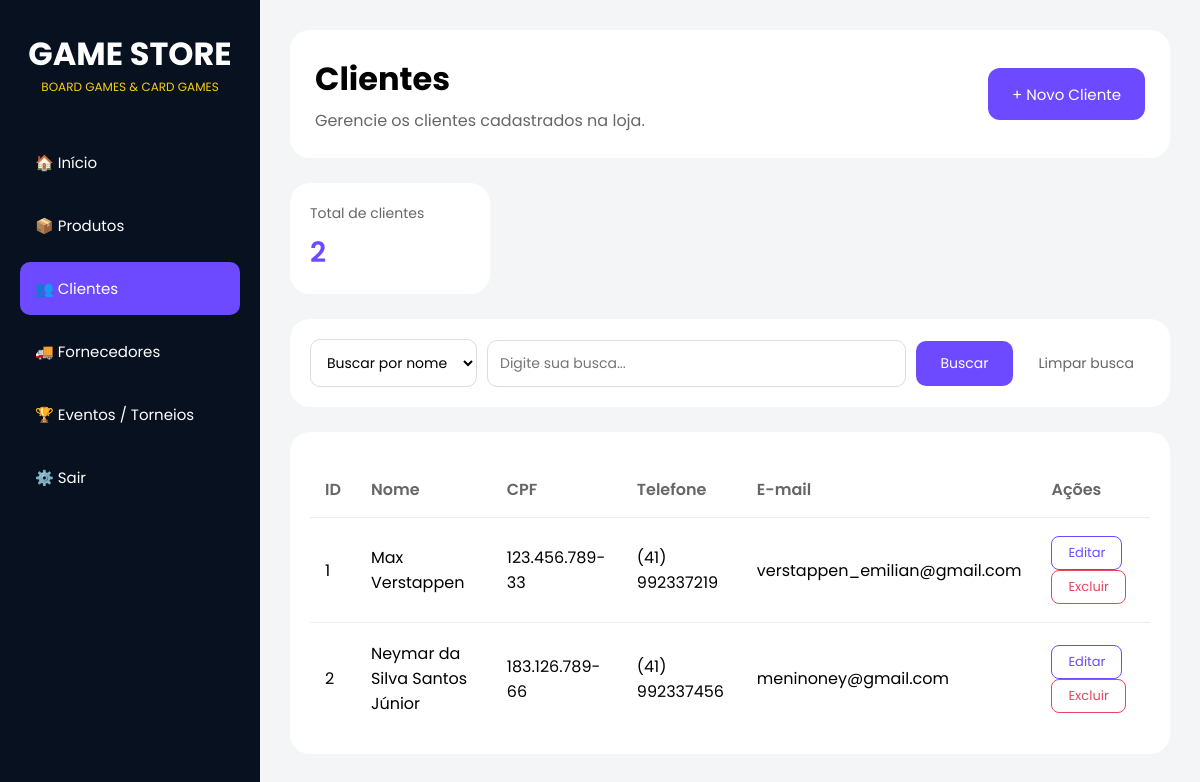
Before: /clientes with the older database file.
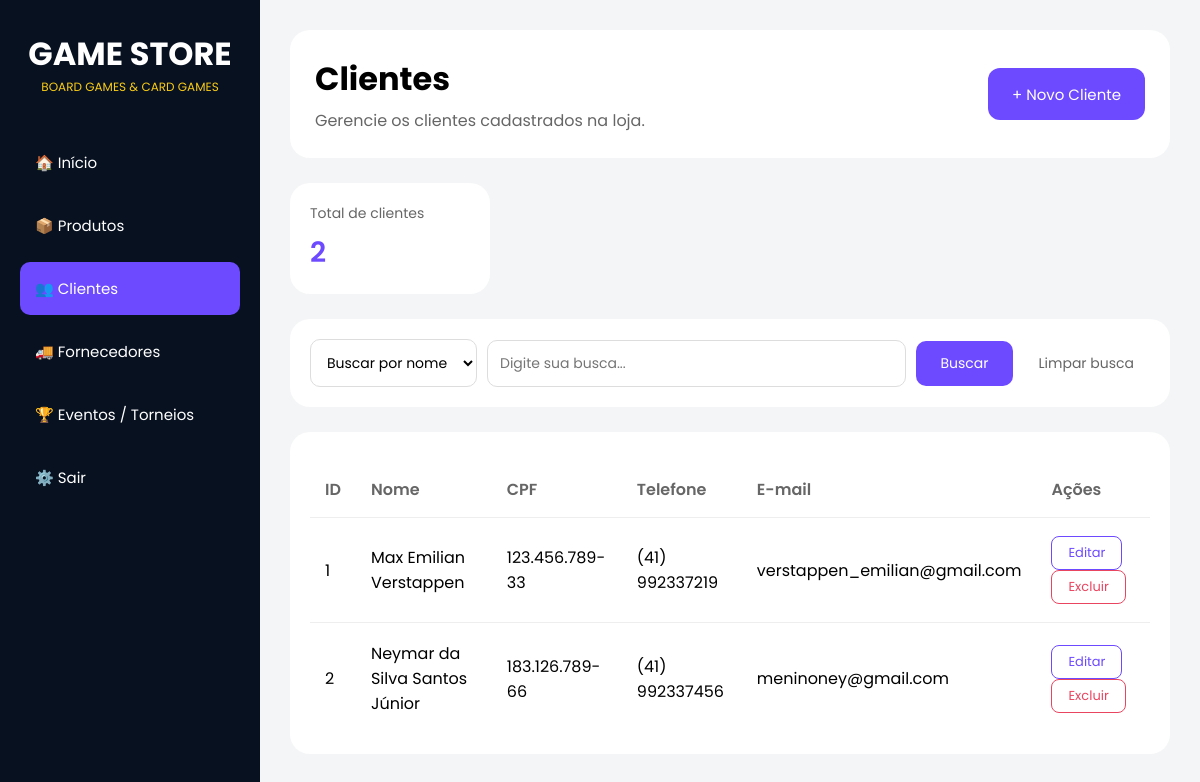
After: the same page with the newer database file.
### tables this page shows
CREATE TABLE clientes(
            id INTEGER NOT NULL PRIMARY KEY AUTOINCREMENT,
            nome TEXT NOT NULL, 
            cpf TEXT NOT NULL UNIQUE,
            telefone TEXT NOT NULL,
            email TEXT NOT NULL UNIQUE
        );

### routes.py (the view)
@app.route("/clientes")
def clientes():
    criar_tabela_clientes()
    lista = listar_clientes()
    return render_template(
        "clientes.html",
        clientes = lista,
        total_clientes = len(lista),
        modo="criar"
    )

### database.py (called while the page is built)
def conectar():
    return sqlite3.connect(CAMINHO_BANCO)

### modules/clientes.py (called while the page is built)
def criar_tabela_clientes():
    conexao = conectar()
    cursor = conexao.cursor()
    cursor.execute("""
        CREATE TABLE IF NOT EXISTS clientes(
            id INTEGER NOT NULL PRIMARY KEY AUTOINCREMENT,
            nome TEXT NOT NULL,
            cpf TEXT NOT NULL UNIQUE,
            telefone TEXT NOT NULL,
            email TEXT NOT NULL UNIQUE
        )""")
    conexao.commit() #salvar as alteracoes
    conexao.close()

def listar_clientes():
    conexao = conectar()
    cursor = conexao.cursor()
    cursor.execute("""SELECT * FROM clientes""")
    resultado = cursor.fetchall()
    conexao.close()
    return resultado

### templates/clientes.html (shortened to what this page needs)
<!DOCTYPE html>
<html lang="pt-BR">
<head>
  <link rel="stylesheet" href="{{ url_for('static', filename='clientes.css') }}" />
</head>
<body>
  <div class="sidebar">
    <div class="logo">
      <h1>GAME STORE</h1>
      <p>BOARD GAMES & CARD GAMES</p>
    </div>
    <div class="menu">
      <a href="/">🏠 Início</a>
      <a href="/produtos">📦 Produtos</a>
      <a href="/clientes" class="active">👥 Clientes</a>
      <a href="/fornecedores">🚚 Fornecedores</a>
      <a href="/eventos">🏆 Eventos / Torneios</a>
      <a href="#">⚙️ Sair</a>
    </div>
  </div>
  <div class="main">
    <div class="topo">
      <div class="titulo-subt">
        <h1>Clientes</h1>
        <p>Gerencie os clientes cadastrados na loja.</p>
      </div>
      <button class="btn-novo" onclick="mostrarFormulario()">+ Novo Cliente</button>
    </div>
    <div class="card-resumo">
      <div class="resumo-item">
        <span class="resumo-label">Total de clientes</span>
        <strong class="resumo-valor">{{ total_clientes }}</strong>
      </div>
    </div>
    <div class="card-busca">
        <form action="/clientes/buscar" method="POST">
            <select name="tipo_busca">
                <option value="nome">Buscar por nome</option>
            </select>
            <input type="text" name="termo" placeholder="Digite sua busca..." required />
            <button type="submit" class="btn-buscar">Buscar</button>
            <a href="/clientes" class="btn-limpar">Limpar busca</a>
        </form>
    </div>
    <div class="card-tabela">
      <table>
        <thead>
          <tr>
            <th>ID</th>
            <th>Nome</th>
            <th>CPF</th>
            <th>Telefone</th>
            <th>E-mail</th>
            <th>Ações</th>
          </tr>
        </thead>
        <tbody>
          {% for cliente in clientes %}
          <tr>
            <td>{{ cliente[0] }}</td>
            <td>{{ cliente[1] }}</td>
            <td>{{ cliente[2] }}</td>
            <td>{{ cliente[3] }}</td>
            <td>{{ cliente[4] }}</td>
            <td>
              <form action="/clientes/editar/{{ cliente[0] }}" method="GET" style="display:inline;">
                <button type="submit" class="btn-editar">Editar</button>
              </form>
              <form action="/clientes/excluir/{{ cliente[0] }}" method="POST" style="display:inline;">
                <button type="submit" class="btn-excluir">Excluir</button>
              </form>
            </td>
          </tr>
          {% endfor %}
        </tbody>
      </table>
    </div>
  </div>
</body>
</html>

### static/clientes.css (style rules this page uses)
* { margin: 0; padding: 0; box-sizing: border-box; font-family: "Poppins", sans-serif; }
body { background: #f4f5f7; display: flex; }
.sidebar { width: 260px; height: 100vh; background: #081120; color: white; padding: 30px 20px; position: fixed; }
.logo { text-align: center; margin-bottom: 40px; }
.logo h1 { font-size: 32px; }
.logo p { color: #facc15; font-size: 12px; }
.menu { display: flex; flex-direction: column; gap: 10px; }
.menu a { text-decoration: none; color: white; padding: 15px; border-radius: 10px; transition: 0.3s; font-size: 15px; }
.menu a.active { background: #6d4aff; }
.main { margin-left: 260px; width: calc(100% - 260px); padding: 30px; }
.topo { display: flex; align-items: center; gap: 20px; background: white; padding: 25px; border-radius: 20px; margin-bottom: 25px; }
.titulo-subt { flex: 1; }
.titulo-subt h1 { margin-bottom: 5px; }
.titulo-subt p { color: #666; }
.btn-novo { height: 52px; padding: 0 24px; border: none; border-radius: 12px; font-size: 15px; cursor: pointer; transition: 0.3s; background: #6d4aff; color: white; }
.card-resumo { display: flex; gap: 16px; margin-bottom: 25px; }
.resumo-item { background: white; border-radius: 20px; padding: 20px; min-width: 200px; }
.resumo-label { font-size: 14px; color: #666; display: block; margin-bottom: 8px; }
.resumo-valor { font-size: 28px; color: #6d4aff; font-weight: 600; }
.card-tabela { background: white; border-radius: 20px; padding: 20px; }
table { width: 100%; border-collapse: collapse; margin-top: 10px; }
th { text-align: left; color: #666; font-weight: 600; padding: 15px; }
td { padding: 18px 15px; border-top: 1px solid #eee; }
.btn-editar { background: none; border: 1px solid #6d4aff; color: #6d4aff; padding: 6px 16px; border-radius: 8px; font-size: 13px; cursor: pointer; font-family: "Poppins", sans-serif; transition: 0.3s; margin-right: 6px; }
.btn-excluir { background: none; border: 1px solid #e94560; color: #e94560; padding: 6px 16px; border-radius: 8px; font-size: 13px; cursor: pointer; font-family: "Poppins", sans-serif; transition: 0.3s; }
.card-busca { background: white; border-radius: 20px; padding: 20px; margin-bottom: 25px; }
.card-busca form { display: flex; gap: 10px; align-items: center; }
.card-busca select { padding: 12px; border: 1px solid #ddd; border-radius: 10px; font-size: 14px; font-family: "Poppins", sans-serif; background: white; cursor: pointer; }
.card-busca input { flex: 1; padding: 12px; border: 1px solid #ddd; border-radius: 10px; font-size: 14px; font-family: "Poppins", sans-serif; }
.btn-buscar { border: none; background: #6d4aff; color: white; padding: 12px 24px; border-radius: 10px; font-size: 14px; cursor: pointer; font-family: "Poppins", sans-serif; transition: 0.3s; }
.btn-limpar { text-decoration: none; color: #666; font-size: 14px; padding: 12px 16px; border-radius: 10px; transition: 0.3s; }

Changed rows visible on the page:
changed clientes "verstappen_emilian@gmail.com": nome "Max Verstappen" → "Max Emilian Verstappen"
